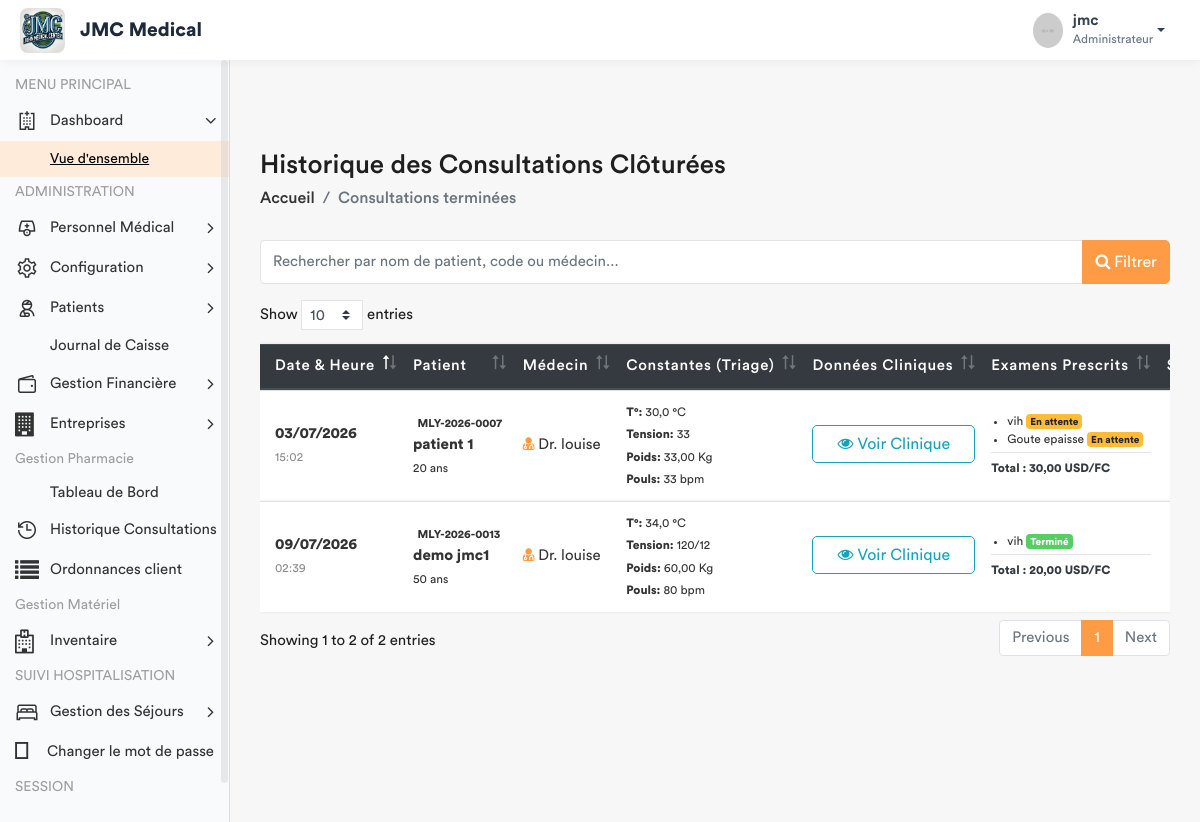
The page /medecin/consultations/historique/ (signed in) on the database as committed earlier.
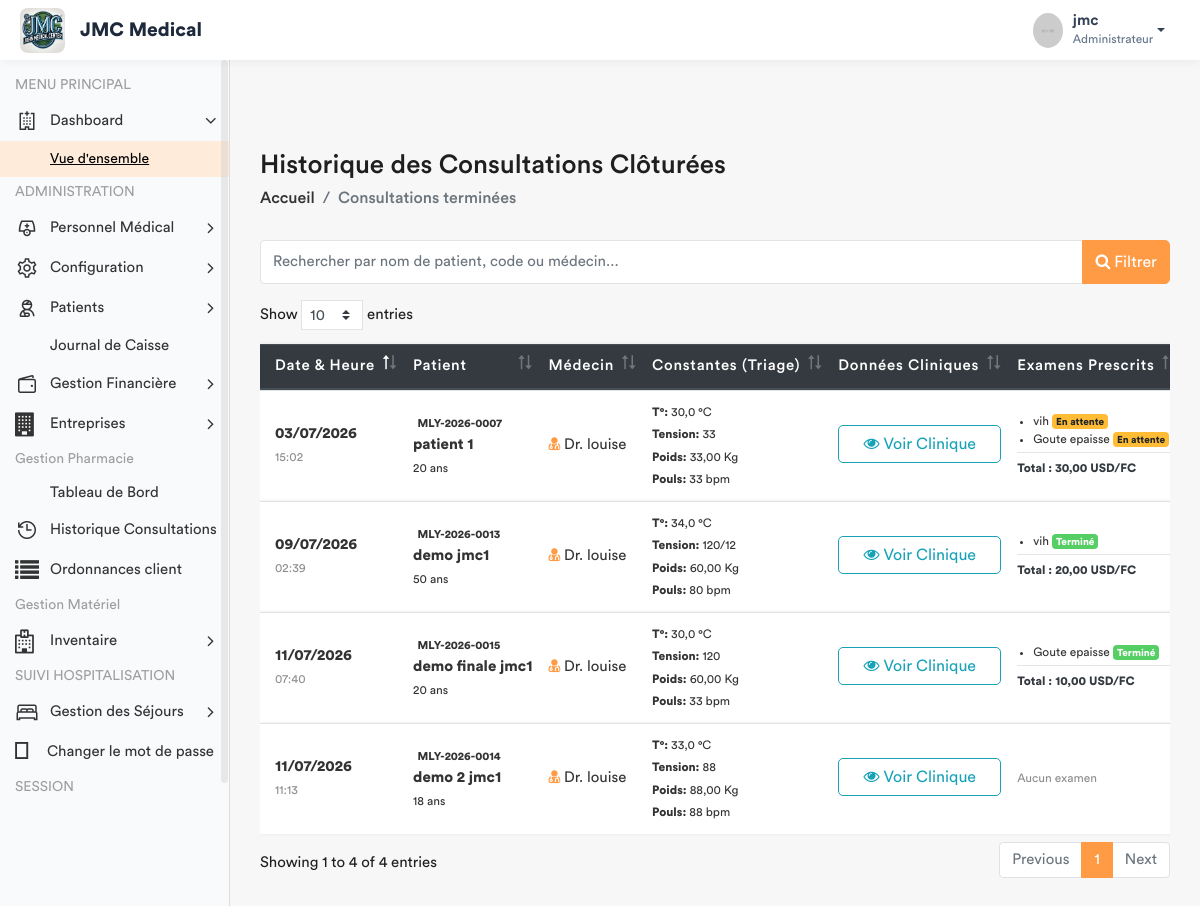
The same page on the database as committed later.
### app/models.py (models this page shows, shortened)
class Consultation(models.Model):
    triage = models.OneToOneField(SigneVital, db_index=True, on_delete=models.CASCADE)
    medecin = models.ForeignKey(settings.AUTH_USER_MODEL, on_delete=models.SET_NULL, null=True)
    motif_consultation = models.TextField(verbose_name="Motif")
    antecedent = models.CharField(max_length  = 255 , null = True , blank = True)
    histoire_maladie = models.TextField(verbose_name="Histoire de la maladie")
    examen_physique = models.TextField(verbose_name="Examen physique")
    complement_d_anamnese = models.CharField(max_length=200, null=True)
    hypothese_diagnostique = models.TextField(verbose_name="Hypothèse diagnostique")
    date_creation = models.DateTimeField(default=timezone.now)
    consultation_payee = models.BooleanField(default=False, verbose_name="Consultation payée")
    session = models.OneToOneField(SessionSoins, on_delete=models.CASCADE, null=True)
    hopital = models.ForeignKey(Hopital , on_delete= models.SET_NULL , null = True)
    @property
    def total_examens_a_payer(self):
        examens_lies = self.examens.all()
        return sum((ex.prestation.prix * ex.quantite) for ex in examens_lies if ex.prestation and ex.prestation.prix)

class SigneVital(models.Model):
    patient = models.ForeignKey(Patient, on_delete=models.CASCADE)
    temperature = models.DecimalField(max_digits=4, decimal_places=1)
    poids = models.DecimalField(max_digits=5, decimal_places=2)
    tension_arterielle = models.CharField(max_length=10)
    frequence_cardiaque = models.IntegerField()
    frequence_respiratoire = models.IntegerField(null=True, blank=True)
    saturation_oxygene = models.IntegerField(null=True, blank=True)
    date_prelevement = models.DateTimeField(default=timezone.now)
    infirmier = models.ForeignKey(User, on_delete=models.SET_NULL, null=True)
    est_consulte = models.BooleanField(default=False)
    session = models.ForeignKey(SessionSoins, on_delete=models.CASCADE, related_name='signes_vitaux', null=True)
    hopital = models.ForeignKey(Hopital , on_delete= models.SET_NULL , null = True)

class Patient(models.Model):
    TYPE_CHOICES = [
        ('SIMPLE', 'Patient Simple'),
        ('FIDELE', 'Patient Fidèle'),
        ('CONVENTIONNE', 'Patient Conventionné'),
    ]
    code_patient = models.CharField(max_length=20, unique=True, editable=False)
    noms = models.CharField(max_length=100)
    service = models.ForeignKey('Service', on_delete=models.PROTECT, related_name='patients', null=True)
    sexe = models.CharField(max_length=1, choices=[('M', 'Masculin'), ('F', 'Féminin')])
    age = models.CharField(max_length=30)
    adresse = models.TextField()
    telephone = models.CharField(max_length=20)
    hopital = models.ForeignKey(Hopital , on_delete=models.SET_NULL , related_name= 'patient_hopital', null = True)
    type_patient = models.CharField(max_length=15, choices=TYPE_CHOICES, default='SIMPLE')
    a_carte_fidelite = models.BooleanField(default=False, verbose_name="Possède carte de fidélité")
    entreprise = models.ForeignKey(
        'Entreprise',
        on_delete=models.SET_NULL,
        null=True,
        blank=True,
        related_name='patients',
        verbose_name="Entreprise (si conventionné)"
    )
    fiche_payee = models.BooleanField(default=False)
    created_by = models.ForeignKey(User, on_delete=models.SET_NULL, null=True, related_name='patients_crees')
    date_creation = models.DateTimeField(auto_now_add=True)
    date_modification = models.DateTimeField(auto_now=True)

class DemandeExamen(models.Model):
    STATUT = [
        ('EN_ATTENTE', 'En attente'),
        ('TERMINE', 'Terminé'),
        ('ANNULE', 'Annulé'),
    ]
    consultation = models.ForeignKey('Consultation', related_name='examens', on_delete=models.CASCADE)
    prestation = models.ForeignKey('Prestation', on_delete=models.PROTECT)
    indication = models.TextField(blank=True, help_text="Note du médecin pour le technicien")
    resultat = models.TextField(blank=True, null=True)
    image_resultat = models.ImageField(upload_to='resultats_examens/', blank=True, null=True)
    technicien = models.ForeignKey(
        settings.AUTH_USER_MODEL,
        related_name='examens_realises',
        on_delete=models.SET_NULL,
        null=True,
        blank=True
    )
    statut = models.CharField(max_length=20, choices=STATUT, default='EN_ATTENTE')
    date_demande = models.DateTimeField(default=timezone.now)
    date_realisation = models.DateTimeField(null=True, blank=True)
    quantite = models.PositiveIntegerField(default=1)
    hopital = models.ForeignKey(Hopital , on_delete= models.SET_NULL , null = True)

class Prestation(models.Model):
    CATEGORIES = [
        ('ADM', 'Administratif'),
        ('CONS', 'Consultation'),
        ('LABO', 'Laboratoire'),
        ('SOIN', 'Soins'),
        ('ECHO', 'Échographie'),
        ('RADIO', 'Radiologie'),
        ('SCAN', 'Scanner'),
        ('IRM', 'IRM'),
        ('CARDIO', 'Cardiographie'),
        ('GYNECO', 'Gynécographie'),
        ('ONCO', 'Oncologie'),
        ('ORTHO', 'Orthopédie'),
        ('DERMA', 'Dermatologie'),
        ('OPHTA', 'Ophtalmologie'),
        ('PSY', 'Psychiatrie'),
        ('KINE', 'Rééducation / Kinésithérapie'),
        ('MED', 'Acte Médical'),
        ('CHIR', 'Acte Chirurgical'),
        ('CONS_MAT', 'Consultation Maternité'),
        ('MAT', 'Forfait Maternité / Accouchement'),
    ]
    libelle = models.CharField(max_length=200, verbose_name="Libellé")
    categorie = models.CharField(max_length=10, choices=CATEGORIES, verbose_name="Catégorie")
    prix = models.DecimalField(max_digits=10, decimal_places=2, default=Decimal('0.00'), verbose_name="Prix (USD)")
    hopital =  models.ForeignKey(Hopital, on_delete= models.SET_NULL , null = True , related_name = 'hopital_prestation')
    valeur_normale = models.CharField(
        max_length=150, blank=True, null=True,
        verbose_name="Valeur Normale / Référence (Labo uniquement)",
        help_text="Ex: 70-110 mg/dl, Négatif, etc."
    )
    class Meta:
        verbose_name = "Prestation"
        verbose_name_plural = "Prestations"

### app/views.py (the view)
# urls.py: path('medecin/consultations/historique/', views.liste_consultations_terminees, name='liste_consultations'),
@login_required
def liste_consultations_terminees(request):
    consultations = Consultation.objects.select_related(
        'triage__patient',
        'medecin'
    ).prefetch_related(
        'examens__prestation'  # Utilise 'examens' car related_name='examens'
    ).order_by('-date_creation')
    role = Fonction.objects.filter(userKey=request.user).first()
    fonctionKey = role.fonctionKey.roleName if role else None
    context = {
        'consultations': consultations,
        'fonctionKey': fonctionKey
    }
    return render(request, 'back-end/medecin/liste_consultations.html', context)

### app/templates/back-end/medecin/liste_consultations.html (shortened to what the changed rows need)
<!DOCTYPE html>
{% load static %}
<html lang="fr">
    <head>
        {% include 'back-end/includes/css.html' %}
    </head>
    <body>
        <div class="main-wrapper">
            <div class="page-wrapper">
                <div class="content container-fluid">
                    <div class="row">
                        <div class="col-md-12">
                            <div class="table-responsive">
                                <table class="table table-hover custom-table mb-0 datatable">
                                    <thead class="thead-dark">
                                        <tr>
                                            <th>Date & Heure</th>
                                            <th>Patient</th>
                                            <th>Médecin</th>
                                            <th>Constantes (Triage)</th>
                                            <th>Données Cliniques</th>
                                            <th>Examens Prescrits</th>
                                            <th class="text-right">Statut / Actions</th>
                                        </tr>
                                    </thead>
                                    <tbody>
                                        {% for c in consultations %}
                                        <tr>
                                            <td>
                                                <strong>{{ c.date_creation|date:"d/m/Y" }}</strong><br>
                                                <small class="text-muted">{{ c.date_creation|date:"H:i" }}</small>
                                            </td>
                                            <td>
                                                <span class="badge badge-light-info">{{ c.triage.patient.code_patient }}</span><br>
                                                <strong>{{ c.triage.patient.noms }}</strong><br>
                                                <small>{{ c.triage.patient.age }} ans</small>
                                            </td>
                                            <td>
                                                <i class="fa fa-user-md text-primary"></i> Dr. {{ c.medecin.get_full_name|default:c.medecin.username }}
                                            </td>
                                            <td>
                                                <small>
                                                    <strong>T°:</strong> {{ c.triage.temperature }} °C <br>
                                                    <strong>Tension:</strong> {{ c.triage.tension_arterielle|default:"--" }} <br>
                                                    <strong>Poids:</strong> {{ c.triage.poids }} Kg <br>
                                                    <strong>Pouls:</strong> {{ c.triage.frequence_cardiaque|default:"--" }} bpm
                                                </small>
                                            </td>
                                            <td>
                                                <button class="btn btn-xs btn-outline-info btn-block mb-1" data-toggle="collapse" data-target="#clinique_{{ c.id }}">
                                                    <i class="fa fa-eye"></i> Voir Clinique
                                                </button>
                                            </td>
                                            <td>
                                                {% if c.examens.all %}
                                                    <ul class="pl-3 mb-0" style="font-size: 12px;">
                                                        {% for exam in c.examens.all %}
                                                            <li>
                                                                {{ exam.prestation.libelle }}
                                                                <span class="badge {% if exam.statut == 'TERMINE' %}badge-success{% elif exam.statut == 'ANNULE' %}badge-danger{% else %}badge-warning{% endif %}" style="font-size: 10px;">
                                                                    {{ exam.get_statut_display }}
                                                                </span>
                                                            </li>
                                                        {% endfor %}
                                                    </ul>
                                                    <hr class="my-1">
                                                    {% if fonctionKey == 'admin' %}
                                                        <small class="text-dark font-weight-bold">Total : {{ c.total_examens_a_payer }} USD/FC</small>
                                                    {% endif %}
                                                {% else %}
                                                    <span class="text-muted" style="font-size: 12px;">Aucun examen</span>
                                                {% endif %}
                                            </td>
                                            <td class="text-right">
                                            </td>
                                        </tr>
                                        {% endfor %}
                                    </tbody>
                                </table>
                            </div>
                        </div>
                    </div>
                </div>
            </div>
        </div>
    </body>
</html>

Rows that differ between the two databases and show on the page:
added Consultation: date_creation "11/07/2026", date_creation "11:13", triage.patient.code_patient "MLY-2026-0014", triage.patient.noms "demo 2 jmc1", triage.patient.age "18", medecin.get_full_name "louise", triage.temperature "33,0", triage.tension_arterielle "88", triage.poids "88,00", triage.frequence_cardiaque "88", shows "Aucun examen"
added Consultation: date_creation "11/07/2026", date_creation "07:40", triage.patient.code_patient "MLY-2026-0015", triage.patient.noms "demo finale jmc1", triage.patient.age "20", medecin.get_full_name "louise", triage.temperature "30,0", triage.tension_arterielle "120", triage.poids "60,00", triage.frequence_cardiaque "33", total_examens_a_payer "10,00"
added DemandeExamen: prestation.libelle "Goute epaisse", statut "Terminé", shown under "11/07/2026"
Other text that changed with them:
text written by a page script: "Show entries Showing 1 to 2 of 2 entries Previous 1 Next" → "Show entries Showing 1 to 4 of 4 entries Previous 1 Next"
